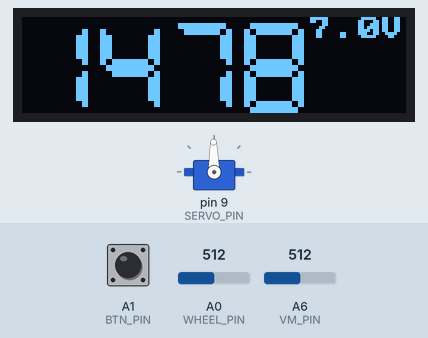
Simulated run of this sketch. Board: Arduino Nano, built with avr-gcc and run on an emulated ATmega328P. On the bench: servo, 128×32 one-colour display. The inputs (shaded band) are chosen by the test bench; at power-on: A1 (BTN_PIN) HIGH, A0 (WHEEL_PIN) = 512, A6 (VM_PIN) = 512. What the sketch prints to the serial monitor is not drawn.

Above: at 1.7 s.
1.8 s: A1 (BTN_PIN) pulled LOW for 3.2 s
At 4.1 s:
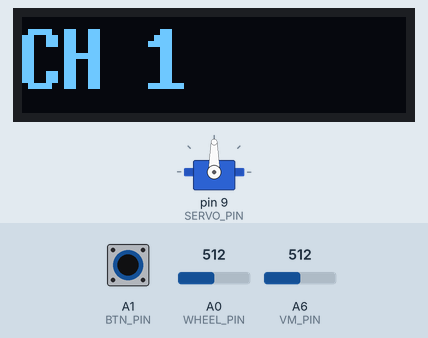
7.0 s: A0 (WHEEL_PIN) set to 716
At 7.22 s:
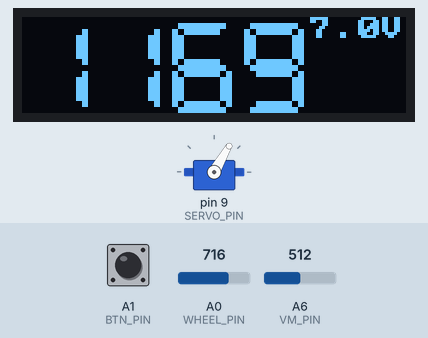
8.9 s: A0 (WHEEL_PIN) set to 900
At 10.7 s:
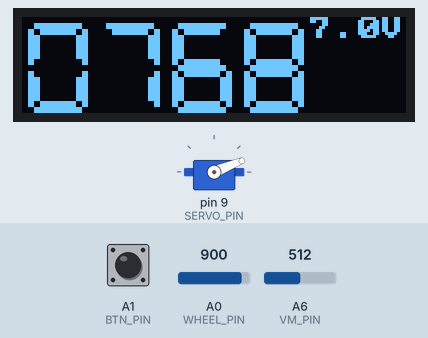
10.9 s: A0 (WHEEL_PIN) set to 1010
At 12.7 s:
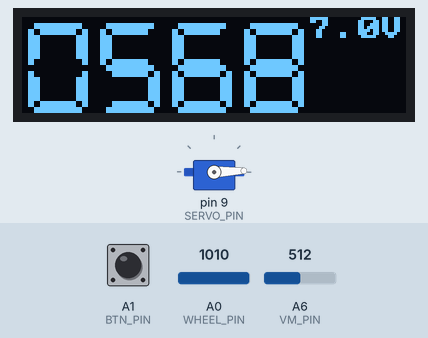
12.9 s: A6 (VM_PIN) set to 490
At 14.3 s:
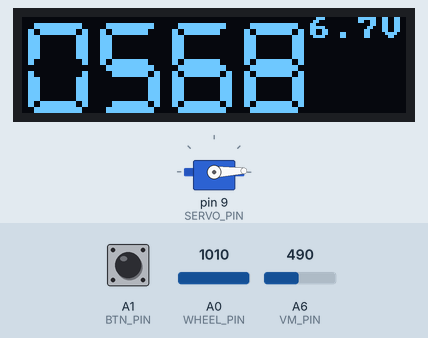
14.6 s: A1 (BTN_PIN) pulled LOW for 1 s
At 15.7 s:
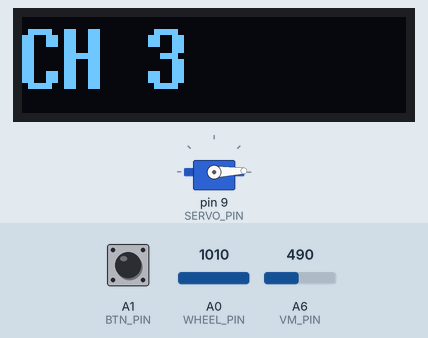
Timing chart, 0 to 17.6 s (numbered marks = the images above; inputs shaded):
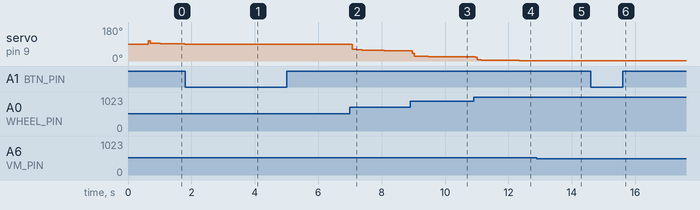

Measured:
- after the input at 1.8 s, the display: first changes after 0.70 s (image 1 shows a later state)
- after the input at 7.0 s, servo on pin 9 (SERVO_PIN): moves from 90° to 54° over 1.5 s, starting after 0.07 s; the display: first changes after 0.07 s (image 2 shows a later state)
- after the input at 8.9 s, servo on pin 9 (SERVO_PIN): moves from 54° to 22° over 0.93 s, starting after 0.06 s; the display: first changes after 0.25 s (image 3 shows a later state)
- after the input at 10.9 s, servo on pin 9 (SERVO_PIN): moves from 22° to 2° over 1.4 s, starting after 0.06 s; the display: first changes after 0.06 s (image 4 shows a later state)
- after the input at 12.9 s, the display: first changes after 0.11 s (image 5 shows a later state)
- after the input at 14.6 s, the display: changes after 0.70 s (image 6)
- what the display in image 1 shows lasts 0.6 s, from 3.7 s to 4.3 s

The sketch:

rc_tester.ino
```cpp
#include <Wire.h>
#include "SSD1306Ascii.h"
#include "SSD1306AsciiWire.h"
#include <Servo.h>

// 0X3C+SA0 - 0x3C or 0x3D
#define I2C_ADDRESS 0x3C
#define DISPLAY_FLIP
#define SERVO_PIN   9
#define WHEEL_PIN   A0
#define BTN_PIN     A1
#define VM_PIN      A6

//calibrate
//#define VM_CALIBRATE
#define VM_MEASURED_V 3.623
#define VM_MEASURED_N 262

//servo
#define SERVO_MIN_VAL 544
#define SERVO_MAX_VAL 2400

//sbus
#define SBUS_FRAME_HEADER 0x0F
#define SBUS_FRAME_FOOTER 0x00
#define SBUS_STATE_FAILSAFE 0x08
#define SBUS_STATE_SIGNALLOSS 0x04

//ppm
#define PPM_CHANNELS 8  //set the number of chanels
#define PPM_DEFAULT_VAL 1500  //set the default ch value
#define PPM_FRAME_LEN 22500  //set the PPM frame length in microseconds (1ms = 1000us)
#define PPM_PULSE_LEN 300  //set the pulse length
#define PPM_INVERSE 1  //set polarity: 1 is positive, 0 is negative
#define PPM_PIN 9     //set PPM signal pin

//obj
SSD1306AsciiWire oled;
Servo servo;

//vars
uint8_t channel_num = 2; //current channel for copy wheel val [0..3]
uint16_t wheel, wheel_old, servo_last, vm, vm_old;
uint16_t ppm[PPM_CHANNELS];
uint32_t sbus_time;
float wheel_filter, vm_filter;
bool mode_center = false;
bool ppm_vs_pwm = false; //ppm instead pwm

//------------------------------------------------------------------------------
void setup() {
  //sbus out
  Serial.begin(100000, SERIAL_8E2);
  //pins
  pinMode(BTN_PIN, INPUT_PULLUP); //button
  //servo
  servo.attach(SERVO_PIN, SERVO_MIN_VAL, SERVO_MAX_VAL);
  //display
  Wire.begin();
  Wire.setClock(400000L);
  oled.begin(&Adafruit128x32, I2C_ADDRESS);
  oled.setFont(X11fixed7x14B);
  #ifdef DISPLAY_FLIP
  oled.displayRemap(true);
  #endif
  oled.clear();
  oled.set2X();
  oled.print("RC tester");
  delay(500);
}
//------------------------------------------------------------------------------
void loop() {
  if(!mode_center) wheel = wheel_adc();
  vm = vm_adc();

  //get button
  if(!digitalRead(BTN_PIN)) { //servo center or change channel ppm/sbus
    delay(150);
    uint32_t tim = millis();
    while( (!digitalRead(BTN_PIN)) && (millis() - tim < 500) ) delay(100);
    if(millis() - tim > 400) { //long press
      if(wheel < SERVO_MIN_VAL + 4) { //set ppm/pwm
        oled.clear();
        oled.setFont(X11fixed7x14B);
        oled.set2X();
        if(!ppm_vs_pwm) {
          ppm_vs_pwm = true;
          servo.detach();
          pinMode(PPM_PIN, OUTPUT); //ppm
          digitalWrite(PPM_PIN, !PPM_INVERSE);
          for(int i=0; i<PPM_CHANNELS; i++) ppm[i] = PPM_DEFAULT_VAL;
          oled.print("PPM");
        }
        else {
          ppm_vs_pwm = false;
          servo.attach(SERVO_PIN, SERVO_MIN_VAL, SERVO_MAX_VAL);
          oled.print("PWM / SBUS");
        }
        delay(500);
        display_now();
      }
      else { //set channel
        for(int i=0; i<PPM_CHANNELS; i++) ppm[i] = PPM_DEFAULT_VAL; //reset ppm values
        channel_num++;
        if(channel_num > 3) channel_num = 0;
        oled.clear();
        oled.setFont(X11fixed7x14B);
        oled.set2X();
        oled.print("CH ");
        oled.print(channel_num + 1);
        delay(500);
        display_now(); //restore display
      }
    }
    else { //short press
      if(!mode_center) {
         mode_center = true;
         wheel_old = wheel;
         wheel = 1500;
         servo_last = wheel;
         servo.writeMicroseconds(wheel);
         display_now();
      }
      else {
        mode_center = false;
        wheel = wheel_adc();
        wheel_old = 0;
      }
      delay(150);
    }
  }

  //check center mode, wheel in deadband
  if( (mode_center) && ( (wheel_old + 20 < wheel_adc()) || (wheel_old - 20 > wheel_adc()) ) ) {
    mode_center = false;
    wheel = wheel_adc();
    wheel_old = 0;
  }

  //display if need
  if( (wheel != wheel_old || vm != vm_old) && !mode_center ) {
    display_now();
    wheel_old = wheel;
    vm_old = vm;
  }

  if(!ppm_vs_pwm) { //not ppm
    //servo
    if(wheel != servo_last) {
      servo.writeMicroseconds(wheel);
      servo_last = wheel;
    }

    //sbus
    if(millis() > sbus_time + 14) {
      sbus_gen();
      sbus_time = millis();
    }
  }//not ppm
  else { //ppm
    ppm_gen();
  }
}

void display_now() {
  oled.clear();
  oled.setFont(lcdnums12x16);
  oled.set2X();
  if(wheel < 1000) oled.print('0');
  oled.print(wheel);
  oled.setFont(cp437font8x8);
  oled.set1X();
  #ifdef VM_CALIBRATE
    oled.println(vm);
  #else
    oled.print(vm/10);
    oled.print(".");
    oled.print(vm%10);
    oled.println("V");
  #endif
}

uint16_t wheel_adc() {
  uint16_t adc = 0;
  for (uint8_t i=0; i<8; i++) {
    adc += analogRead(WHEEL_PIN);
    delay(1);
  }
  adc = adc / 8;
  float k;
  if (abs(adc - wheel_filter) > 50) k = 0.8; else k = 0.1;
  wheel_filter += (adc - wheel_filter) * k;

  return constrain( map( wheel_filter, 0, 1024, SERVO_MAX_VAL + 4, SERVO_MIN_VAL - 4), SERVO_MIN_VAL, SERVO_MAX_VAL );
}

uint16_t vm_adc() {
  uint16_t adc = 0;
  for (uint8_t i=0; i<8; i++) {
    adc += analogRead(VM_PIN);
    delay(1);
  }
  adc = adc / 8;
  float k;
  if (abs(adc - vm_filter) > 50) k = 0.5; else k = 0.1;
  vm_filter += (adc - vm_filter) * k;

  #ifdef VM_CALIBRATE
    return (uint16_t)vm_filter; //for calibrate
  #else
    return vm_filter * 10 * VM_MEASURED_V / VM_MEASURED_N;
  #endif
}

void sbus_gen() {
  uint16_t output[16] = {1000, 1000, 1000, 1000, 1000, 1000, 1000, 1000, 1000, 1000, 1000, 1000, 1000, 1000, 1000, 1000};

  output[channel_num] = (uint16_t)(wheel - 1000) * 0.85;

  uint8_t stateByte = 0x00;
  /*if (isSignalLoss) {
      stateByte |= SBUS_STATE_SIGNALLOSS;
  }
  if (isFailsafe) {
      stateByte |= SBUS_STATE_FAILSAFE;
  }*/

  uint8_t   packet[25];
  packet[0] = SBUS_FRAME_HEADER; //Header

  packet[1] = (uint8_t) (output[0] & 0x07FF);
  packet[2] = (uint8_t) ((output[0] & 0x07FF)>>8 | (output[1] & 0x07FF)<<3);
  packet[3] = (uint8_t) ((output[1] & 0x07FF)>>5 | (output[2] & 0x07FF)<<6);
  packet[4] = (uint8_t) ((output[2] & 0x07FF)>>2);
  packet[5] = (uint8_t) ((output[2] & 0x07FF)>>10 | (output[3] & 0x07FF)<<1);
  packet[6] = (uint8_t) ((output[3] & 0x07FF)>>7 | (output[4] & 0x07FF)<<4);
  packet[7] = (uint8_t) ((output[4] & 0x07FF)>>4 | (output[5] & 0x07FF)<<7);
  packet[8] = (uint8_t) ((output[5] & 0x07FF)>>1);
  packet[9] = (uint8_t) ((output[5] & 0x07FF)>>9 | (output[6] & 0x07FF)<<2);
  packet[10] = (uint8_t) ((output[6] & 0x07FF)>>6 | (output[7] & 0x07FF)<<5);
  packet[11] = (uint8_t) ((output[7] & 0x07FF)>>3);
  packet[12] = (uint8_t) ((output[8] & 0x07FF));
  packet[13] = (uint8_t) ((output[8] & 0x07FF)>>8 | (output[9] & 0x07FF)<<3);
  packet[14] = (uint8_t) ((output[9] & 0x07FF)>>5 | (output[10] & 0x07FF)<<6);
  packet[15] = (uint8_t) ((output[10] & 0x07FF)>>2);
  packet[16] = (uint8_t) ((output[10] & 0x07FF)>>10 | (output[11] & 0x07FF)<<1);
  packet[17] = (uint8_t) ((output[11] & 0x07FF)>>7 | (output[12] & 0x07FF)<<4);
  packet[18] = (uint8_t) ((output[12] & 0x07FF)>>4 | (output[13] & 0x07FF)<<7);
  packet[19] = (uint8_t) ((output[13] & 0x07FF)>>1);
  packet[20] = (uint8_t) ((output[13] & 0x07FF)>>9 | (output[14] & 0x07FF)<<2);
  packet[21] = (uint8_t) ((output[14] & 0x07FF)>>6 | (output[15] & 0x07FF)<<5);
  packet[22] = (uint8_t) ((output[15] & 0x07FF)>>3);

  packet[23] = stateByte; //Flags byte
  packet[24] = SBUS_FRAME_FOOTER; //Footer
  Serial.write(packet, 16);
}

void ppm_gen() {
  static unsigned long lastFrLen;
  static unsigned long lastServo;
  static unsigned long lastPulse;
  static boolean PPM_run;
  static boolean pulse;
  static boolean pulseStart = true;
  static byte counter;
  static byte part = true;

  ppm[channel_num] = wheel;

  if(micros() - lastFrLen >= PPM_FRAME_LEN){  //start PPM signal after PPM_FRAME_LEN has passed
    lastFrLen = micros();
    PPM_run = true;
  }

  if(counter >= PPM_CHANNELS){
    PPM_run = false;
    counter = 0;
    pulse = true;  //put out the last pulse
  }

  if(PPM_run){
    if (part){  //put out the pulse
      pulse = true;
      part = false;
      lastServo = micros();
    }
    else{  //wait till servo signal time (values from the ppm array) has passed
      if(micros() - lastServo >= ppm[counter]){
        counter++;  //do the next channel
        part = true;
      }
    }
  }

  if(pulse){
    if(pulseStart == true){  //start the pulse
      digitalWrite(PPM_PIN, PPM_INVERSE);
      pulseStart = false;
      lastPulse = micros();
    }
    else{  //will wait till PPM_PULSE_LEN has passed and finish the pulse
      if(micros() - lastPulse >= PPM_PULSE_LEN){
        digitalWrite(PPM_PIN, !PPM_INVERSE);
        pulse = false;
        pulseStart = true;
      }
    }
  }
}
```
